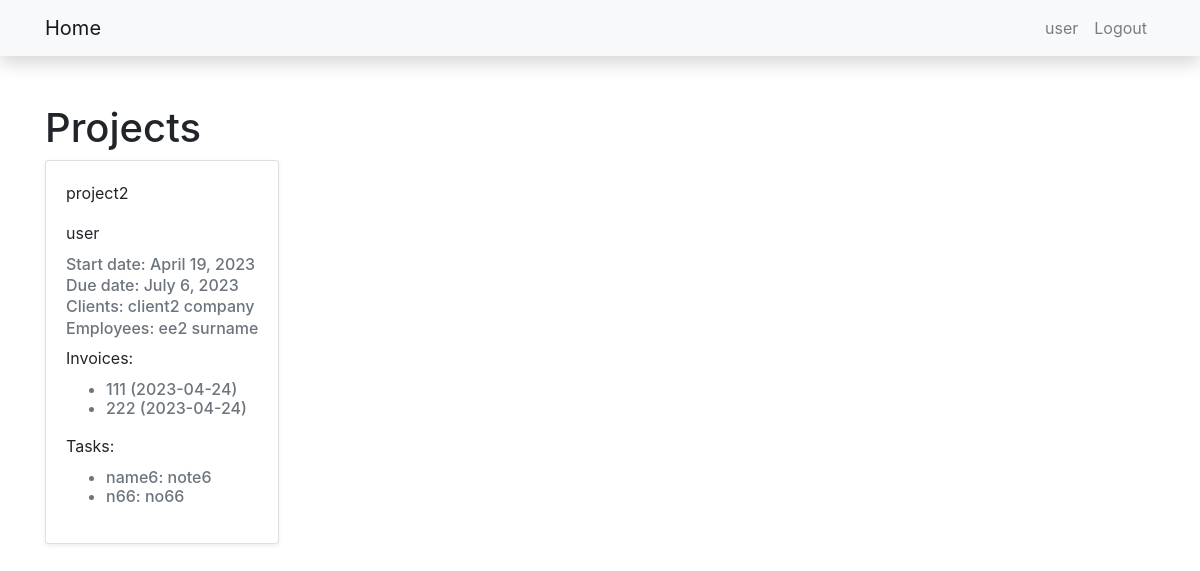
/mgmt/myprojects/ (signed in), run on an earlier commit of the app's database.
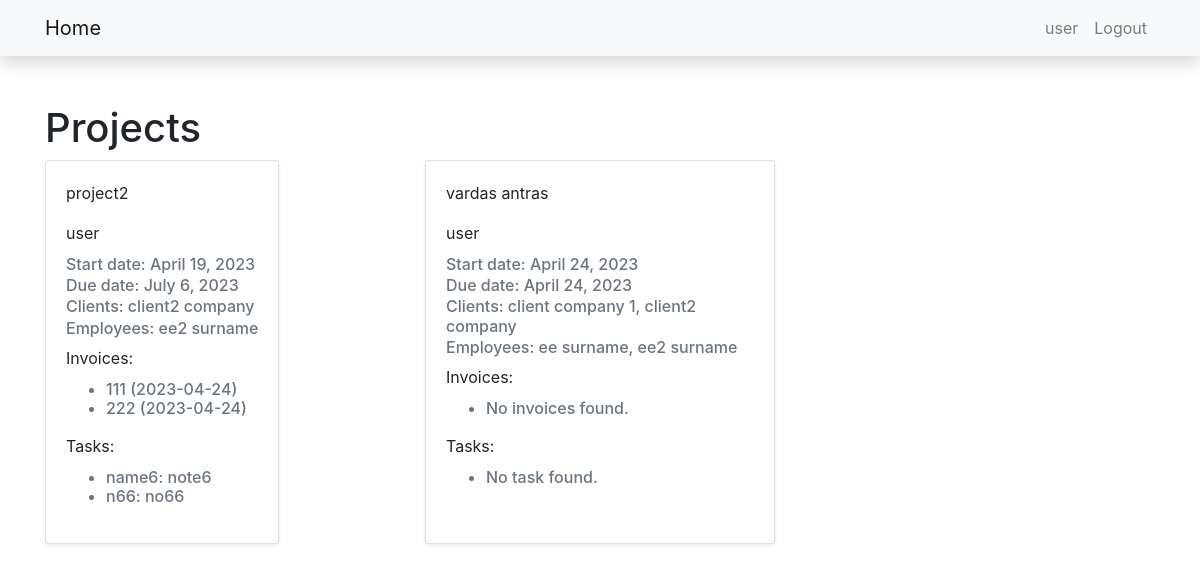
And on a later commit of the database.
### project_mgmt_app/models.py (models this page shows, shortened)
class Project(models.Model):
    name = models.CharField("Name", max_length=1000)
    start_date = models.DateField("Start date")
    due_date = models.DateField("Due date")
    user = models.ForeignKey(User, on_delete=models.SET_NULL, null=True, default=None)
    clients = models.ManyToManyField(Client)
    employees = models.ManyToManyField(Employee)
    def display_clients(self):
        return ", ".join(client.company for client in self.clients.all())
    def display_employees(self):
        return ", ".join(employee.last_name for employee in self.employees.all())

class Client(models.Model):
    first_name = models.CharField("First name", max_length=1000)
    last_name = models.CharField("Last name", max_length=1000)
    company = models.CharField("Company", max_length=1000)
    phone = models.IntegerField("Phone number")
    email = models.EmailField("Email address")

class Employee(models.Model):
    first_name = models.CharField("First name", max_length=1000)
    last_name = models.CharField("Last name", max_length=1000)
    position = models.CharField("Position", max_length=1000)

class Invoice(models.Model):
    issue_date = models.DateField("Issue date")
    total_amount = models.IntegerField("Total amount")
    project = models.ForeignKey("Project", on_delete=models.SET_NULL, null=True, default=None, related_name='invoices')
    def __str__(self):
        return f"{self.total_amount} ({self.issue_date})"

class Task(models.Model):
    task_name = models.CharField("Name", max_length=1000)
    notes = models.CharField("Notes", max_length=1000)
    project = models.ForeignKey("Project", on_delete=models.SET_NULL, null=True, default=None, related_name='tasks')
    def __str__(self):
        return f"{self.task_name}: {self.notes}"

### project_mgmt_app/views.py (the view)
# urls.py: path('myprojects/', views.UserProjects, name='user-projects'),
def UserProjects(request):
    projects = Project.objects.all().filter(user=request.user)
    context = {
        'projects': projects,
    }
    return render(request, 'user_projects.html', context=context)

### project_mgmt_app/templates/user_projects.html (shortened to what this page needs)
{% extends "base.html" %}
 {% block content %}
   <h1>Projects</h1>
   {% if projects %}
   <div class="row">
     {% for project in projects %}
       <div class="col-md-4 d-flex align-items-stretch">
         <div class="card mb-4 shadow-sm">
           <div class="card-body">
               <p class="card-text">{{ project.name }}</p>
               <p class="card-text">{{ project.user }}</p>
               <h6 class="card-subtitle mb-2 text-muted">Start date: {{ project.start_date }}</h6>
               <h6 class="card-subtitle mb-2 text-muted">Due date: {{ project.due_date }}</h6>
               <h6 class="card-subtitle mb-2 text-muted">Clients: {{ project.display_clients }}</h6>
               <h6 class="card-subtitle mb-2 text-muted">Employees: {{ project.display_employees }}</h6>
               <p class="card-text">Invoices:</p>
               <h6 class="card-subtitle mb-2 text-muted">
                  <ul>
                    {% for invoice in project.invoices.all %}
                        <li>{{ invoice }}</li>
                    {% empty %}
                        <li>No invoices found.</li>
                    {% endfor %}
                    </ul>
               </h6>
               <p class="card-text">Tasks:</p>
               <h6 class="card-subtitle mb-2 text-muted">
                  <ul>
                    {% for task in project.tasks.all %}
                        <li>{{ task }}</li>
                    {% empty %}
                        <li>No task found.</li>
                    {% endfor %}
                    </ul>
               </h6>
           </div>
         </div>
       </div>
     {% endfor %}
   </div>
   {% else %}
     <p>No projects found</p>
   {% endif %}
 {% endblock %}

What changed in the data, as far as the page shows it:
added Project: name "vardas antras", user "user", start_date "April 24, 2023", due_date "April 24, 2023", display_clients "client company 1, client2 company", display_employees "ee surname, ee2 surname"
